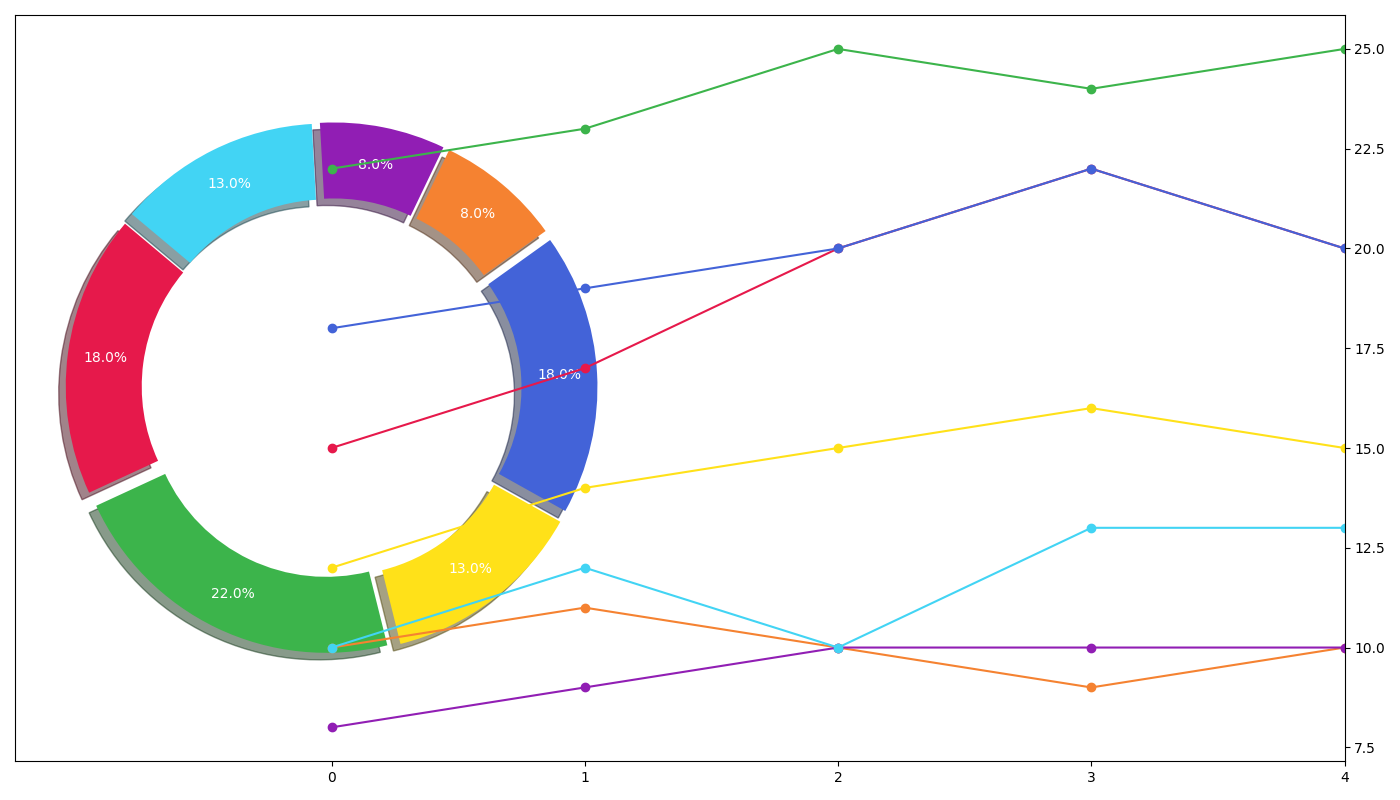

This figure's Python source:
import matplotlib.pyplot as plt
import numpy as np

genres = ['Science Fiction', 'Romance', 'Mystery', 'Fantasy', 'Non-Fiction', 'Historical', 'Biography']
distribution = [18, 22, 13, 18, 8, 8, 13]

trend_data = {
    'Science Fiction': [15, 17, 20, 22, 20],
    'Romance': [22, 23, 25, 24, 25],
    'Mystery': [12, 14, 15, 16, 15],
    'Fantasy': [18, 19, 20, 22, 20],
    'Non-Fiction': [10, 11, 10, 9, 10],
    'Historical': [8, 9, 10, 10, 10],
    'Biography': [10, 12, 10, 13, 13]
}

new_colors = ['#e6194b', '#3cb44b', '#ffe119', '#4363d8', '#f58231', '#911eb4', '#42d4f4']

fig, ax = plt.subplots(figsize=(14, 8), subplot_kw=dict(aspect="equal"))

wedges, _, autotexts = ax.pie(
    distribution, colors=new_colors,
    autopct='%1.1f%%', startangle=140, pctdistance=0.85,
    wedgeprops=dict(width=0.3), shadow=True, explode=(0.05,) * len(genres)
)

for autotext in autotexts:
    autotext.set_color('white')
    autotext.set_fontsize(10)

ax2 = ax.twinx()

x = np.arange(len(trend_data['Science Fiction']))

for i, genre in enumerate(genres):
    ax2.plot(x, trend_data[genre], marker='o', linestyle='-', color=new_colors[i])

ax2.set_xticks(x)

plt.tight_layout()
plt.show()
